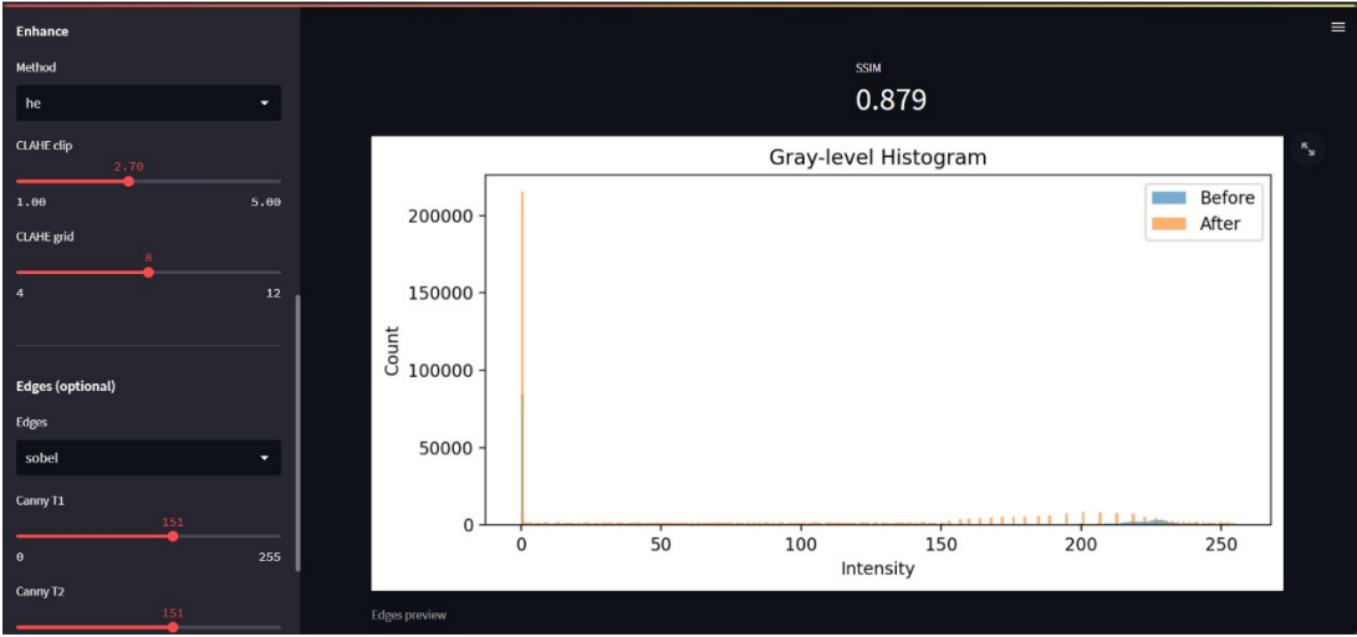
#> input picture assets/histogram.png, 1357 x 637 px
$ python main_restore.py --input ../assets/histogram.png
#> lines starting #> are read from the running program, lines starting #| are printed output that depends on the picture
### restoration_src/filters_restore.py
import cv2
import numpy as np

def median_denoise(img, ksize=3):
    k = max(3, int(ksize) | 1)  # force odd
    return cv2.medianBlur(img, k)

def gaussian_denoise(img, ksize=5, sigma=0):
    k = max(3, int(ksize) | 1)  # force odd
    return cv2.GaussianBlur(img, (k, k), sigma)

### restoration_src/enhance_restore.py
import cv2
import numpy as np

# [6 lines left out: function hist_equalization_bgr, not called in this run]

def clahe_bgr(img, clip_limit=3.0, tile_grid_size=(8, 8)):
    lab = cv2.cvtColor(img, cv2.COLOR_BGR2LAB)
    l, a, b = cv2.split(lab)
    clahe = cv2.createCLAHE(clipLimit=float(clip_limit), tileGridSize=tuple(tile_grid_size))
    l2 = clahe.apply(l)
    lab2 = cv2.merge([l2, a, b])
    return cv2.cvtColor(lab2, cv2.COLOR_LAB2BGR)

### restoration_src/visual_restore.py
import cv2
import matplotlib.pyplot as plt

def save_before_after(original_bgr, processed_bgr, out_path):
    orig = cv2.cvtColor(original_bgr, cv2.COLOR_BGR2RGB)
    proc = cv2.cvtColor(processed_bgr, cv2.COLOR_BGR2RGB)
    plt.figure(figsize=(10, 4))
    plt.subplot(1, 2, 1); plt.imshow(orig); plt.title('Before'); plt.axis('off')
    plt.subplot(1, 2, 2); plt.imshow(proc); plt.title('After'); plt.axis('off')
    plt.tight_layout(); plt.savefig(out_path, dpi=150); plt.close()

def save_histograms(original_bgr, processed_bgr, out_path):
    orig = cv2.cvtColor(original_bgr, cv2.COLOR_BGR2GRAY)
    proc = cv2.cvtColor(processed_bgr, cv2.COLOR_BGR2GRAY)
    plt.figure(figsize=(8, 4))
    plt.hist(orig.ravel(), bins=256, range=(0, 255), alpha=0.6, label='Before')
    plt.hist(proc.ravel(), bins=256, range=(0, 255), alpha=0.6, label='After')
    plt.title('Gray-level Histogram'); plt.xlabel('Intensity'); plt.ylabel('Count'); plt.legend()
    plt.tight_layout(); plt.savefig(out_path, dpi=150); plt.close()

# [5 lines left out: function save_edges_preview, not called in this run]

### restoration_src/metrics_restore.py
import cv2
from skimage.metrics import peak_signal_noise_ratio as psnr, structural_similarity as ssim

def compute_psnr(ref, test):
    return psnr(ref, test, data_range=255)

def compute_ssim(ref, test):
    ref_y = cv2.cvtColor(ref, cv2.COLOR_BGR2YCrCb)[:, :, 0]
    test_y = cv2.cvtColor(test, cv2.COLOR_BGR2YCrCb)[:, :, 0]
    return ssim(ref_y, test_y, data_range=255)

### restoration_src/main_restore.py
import argparse, csv
from pathlib import Path
import cv2, numpy as np

from .filters_restore import median_denoise, gaussian_denoise
from .enhance_restore import hist_equalization_bgr, clahe_bgr
from .edges_restore import sobel_edges, canny_edges
from .metrics_restore import compute_psnr, compute_ssim
from .visual_restore import save_before_after, save_histograms, save_edges_preview

IMG_EXTS = {'.jpg', '.jpeg', '.png', '.bmp', '.tif', '.tiff'}

def load_images(path):
    p = Path(path)
    if p.is_dir():
        return sorted([x for x in p.rglob('*') if x.suffix.lower() in IMG_EXTS])
    return [p] if p.suffix.lower() in IMG_EXTS else []

def ensure_dir(p: Path):
    p.mkdir(parents=True, exist_ok=True)

def denoise(img, method, **kw):
    if method == 'median':   return median_denoise(img, kw.get('ksize', 3))
    if method == 'gaussian': return gaussian_denoise(img, kw.get('ksize', 5), kw.get('sigma', 0.0))
    if method == 'none':     return img
    raise ValueError(f'Unknown denoise method: {method}')

def enhance(img, method, **kw):
    if method == 'he':    return hist_equalization_bgr(img)
    if method == 'clahe': return clahe_bgr(img, kw.get('clip', 3.0), kw.get('grid', (8, 8)))
    if method == 'none':  return img
    raise ValueError(f'Unknown enhancement method: {method}')

def detect_edges(gray, method, **kw):
    if method == 'sobel': return sobel_edges(gray, kw.get('ksize', 3))
    if method == 'canny': return canny_edges(gray, kw.get('t1', 100), kw.get('t2', 200))
    if method == 'none':  return None
    raise ValueError(f'Unknown edge method: {method}')

def process_one(img_path: Path, out_dir: Path, args):
    img = cv2.imread(str(img_path))
    if img is None:
        print(f"❌ Can't read {img_path}"); return

    # Optional resample
    if args.resample != 1.0:
        h, w = img.shape[:2]
        new_size = (max(1, int(w * args.resample)), max(1, int(h * args.resample)))
        interp = cv2.INTER_CUBIC if args.resample > 1.0 else cv2.INTER_AREA
        img = cv2.resize(img, new_size, interpolation=interp)

    # 1) Denoise -> 2) Enhance
    denoised  = denoise(img, args.denoise, ksize=args.ksize, sigma=args.sigma)
    enhanced  = enhance(denoised, args.enhance, clip=args.clip, grid=(args.grid, args.grid))

    # Output folders
    ensure_dir(out_dir / 'figures'); ensure_dir(out_dir / 'images')

    # Save outputs
    save_before_after(img, enhanced, out_dir / 'figures' / f'{img_path.stem}_before_after.png')
    save_histograms(img, enhanced, out_dir / 'figures' / f'{img_path.stem}_hist.png')
    cv2.imwrite(str(out_dir / 'images' / f'{img_path.stem}_restored.png'), enhanced)

    # Edges (optional)
    if args.edges != 'none':
        gray = cv2.cvtColor(enhanced, cv2.COLOR_BGR2GRAY)
        e = detect_edges(gray, args.edges, ksize=args.ksize, t1=args.t1, t2=args.t2)
        if e is not None:
            save_edges_preview(e, out_dir / 'figures' / f'{img_path.stem}_edges_{args.edges}.png',
                               title=f'Edges: {args.edges}')

    # Metrics + CSV logging
    try:
        p = compute_psnr(img, enhanced); s = compute_ssim(img, enhanced)
        print(f'✅ {img_path.name}: PSNR={p:.2f} dB | SSIM={s:.4f}')
    except Exception as ex:
        p, s = None, None
        print(f'⚠️ Metrics failed for {img_path.name}: {ex}')

    with open(out_dir / 'run_log.csv', 'a', newline='', encoding='utf-8') as f:
        csv.writer(f).writerow([
            img_path.name, args.resample, args.denoise, args.ksize, args.sigma,
            args.enhance, args.clip, args.grid, args.edges, args.t1, args.t2, p, s
        ])

def main():
    ap = argparse.ArgumentParser(description='Old Photo Restoration Tool')
    ap.add_argument('--input', required=True, help='image file or folder')
    ap.add_argument('--output', default='output_results', help='output folder')
    ap.add_argument('--resample', type=float, default=1.0, help='resize ratio (0.5=half, 2=double)')

    ap.add_argument('--denoise',  choices=['median', 'gaussian', 'none'], default='median')
    ap.add_argument('--ksize',    type=int,   default=5)
    ap.add_argument('--sigma',    type=float, default=0.0)

    ap.add_argument('--enhance',  choices=['he', 'clahe', 'none'], default='clahe')
    ap.add_argument('--clip',     type=float, default=3.0)
    ap.add_argument('--grid',     type=int,   default=8)

    ap.add_argument('--edges',    choices=['sobel', 'canny', 'none'], default='none')
    ap.add_argument('--t1',       type=int,   default=100)
    ap.add_argument('--t2',       type=int,   default=200)

    args = ap.parse_args()

    out_dir = Path(args.output); ensure_dir(out_dir)
    with open(out_dir / 'run_log.csv', 'w', newline='', encoding='utf-8') as f:
        csv.writer(f).writerow(['filename','resample','denoise','ksize','sigma','enhance','clip',
                                'grid','edges','t1','t2','psnr','ssim'])

    files = load_images(args.input)
    if not files:
        print('❌ No images found. Supported: .jpg .jpeg .png .bmp .tif .tiff'); return

    print(f'🔎 Found {len(files)} image(s)...')
    for p in files:
        process_one(p, out_dir, args)
#> in process_one, img is the input picture: shape (637, 1357, 3); mean B, G, R 140.3, 136.6, 136.6
#> in clahe_bgr, `lab = cv2.cvtColor(img, cv2.COLOR_BGR2LAB)`: lab: shape (637, 1357, 3); mean of channels 0, 1, 2 136.5, 129.2, 125.7
#> in clahe_bgr, `l, a, b = cv2.split(lab)`:
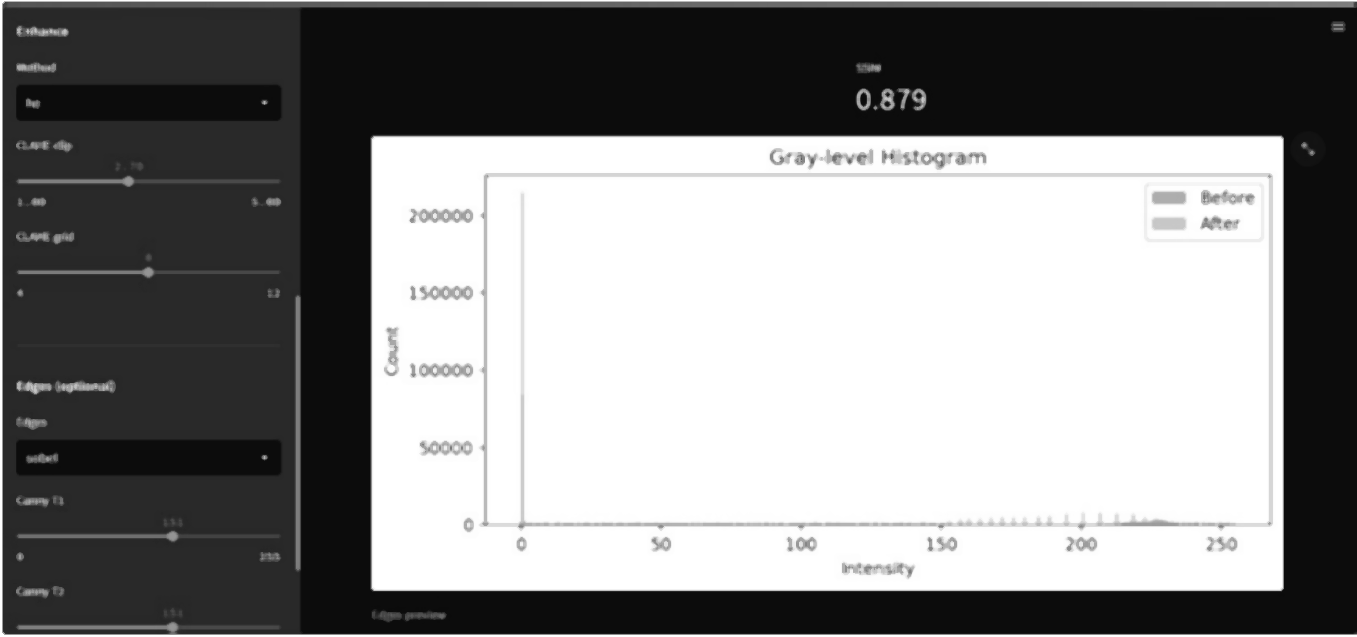
#> l: shape (637, 1357); min 11, max 255, mean 136.5
#> in clahe_bgr, `l, a, b = cv2.split(lab)`:
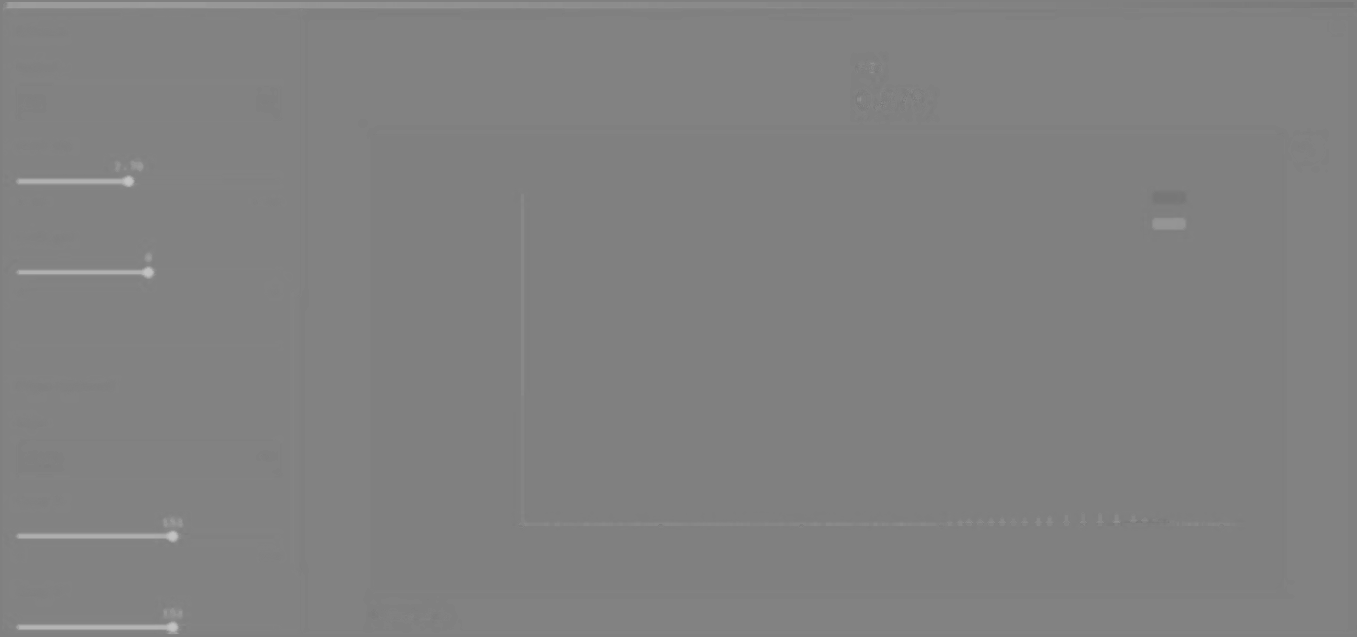
#> a: shape (637, 1357); min 118, max 196, mean 129.2
#> in clahe_bgr, `lab2 = cv2.merge([l2, a, b])`: lab2: shape (637, 1357, 3); mean of channels 0, 1, 2 138.5, 129.2, 125.7
#> in save_before_after, `plt.tight_layout()`:
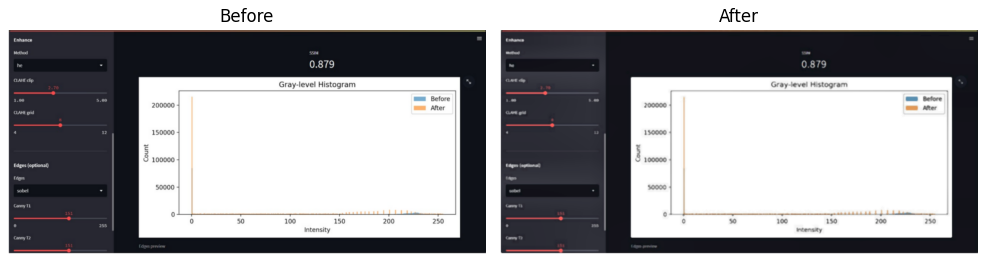
#> figure drawn by matplotlib, 2 panels
#> in save_histograms, `plt.tight_layout()`:
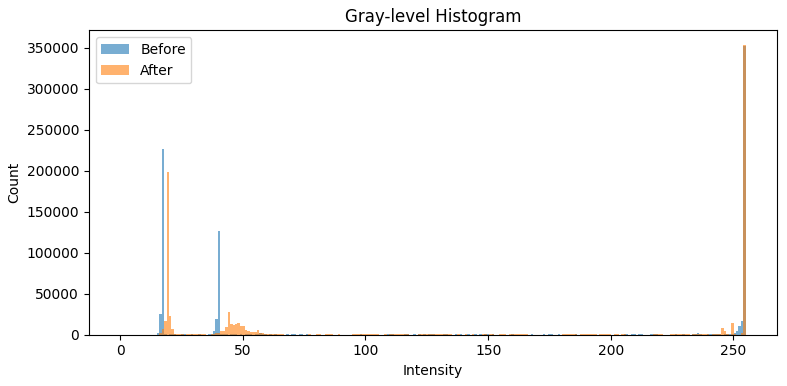
#> figure drawn by matplotlib, 1 panel; tallest bar 352322 high, from x = 254 to 255; tallest bar 353273 high, from x = 254 to 255
#> in process_one, `p = compute_psnr(img, enhanced)`: p = 28.73
#> in process_one, `s = compute_ssim(img, enhanced)`: s = 0.969
#| ✅ histogram.png: PSNR=28.73 dB | SSIM=0.9694
    print(f'✅ Done! Results saved in: {out_dir}')

if __name__ == '__main__':
    main()
